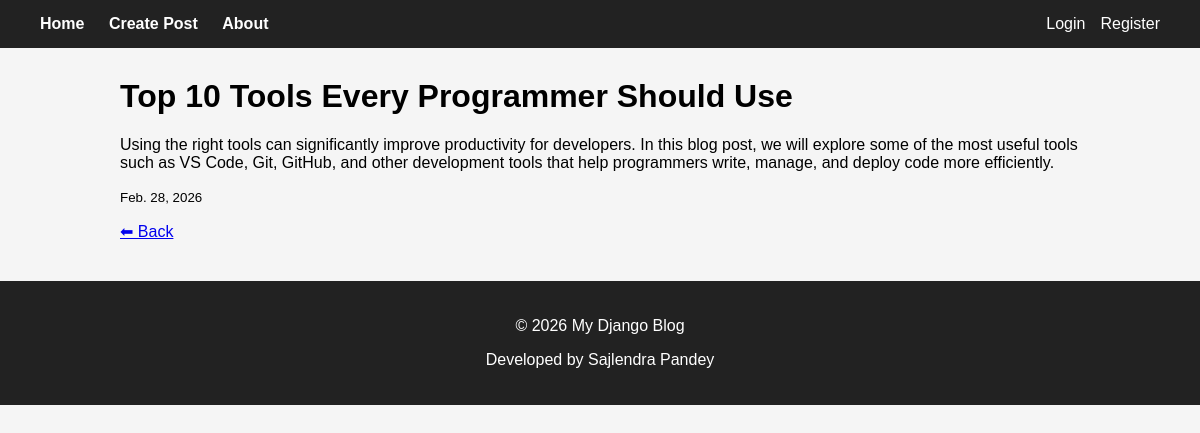
Page /post/6/ on the committed database.
### home/models.py (models this page shows, shortened)
class Post(models.Model):
    Title=models.CharField(max_length=50)
    Description=models.TextField()
    Image=models.ImageField(upload_to='posts/',null=True, blank=True,max_length=255)
    Created_at=models.DateField(auto_now_add=True)
    user=models.ForeignKey(User,on_delete=models.CASCADE,null=True)

### home/views.py (the view)
# urls.py: path('post/<int:id>/',views.post_details,name='post_details'),
def post_details(request,id):
    post=get_object_or_404(Post,id=id)
    return render(request,"post_details.html",{'post':post})

### home/templates/post_details.html
{% extends 'base.html' %}
{% block content %}
<h1>{{ post.Title }}</h1>
<p>{{ post.Description }}</p>
<p><small>{{ post.Created_at }}</small></p>
<a href="/">⬅ Back</a>
{% endblock %}

### home/templates/base.html (style rules this page uses)
body { font-family: Arial, sans-serif; margin:0; background:#f5f5f5; }

### rows in the picture
Post: Title "Top 10 Tools Every Programmer Should Use", Description "Using the right tools can significantly improve productivity for developers. In this blog post, we will explore some of the most useful tools such as VS Code, Git, GitHub, and other development tools that help programmers write, manage, and deploy code more efficiently.", Created_at "Feb. 28, 2026"
